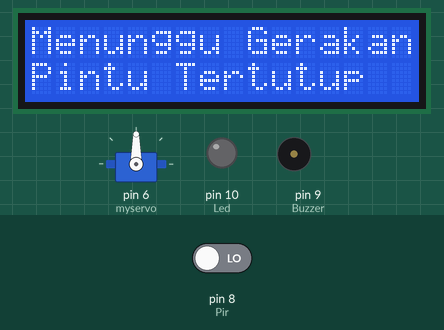
A sketch run on a simulated Arduino Uno, built with avr-gcc and run on an emulated ATmega328P. Shown: servo, 16×2 character LCD, output pins drawn as LEDs (lit = HIGH), buzzer (waves = sounding). The inputs (shaded band) are chosen by the test bench; at power-on: pin 8 (Pir) LOW. What the sketch prints to the serial monitor is not drawn.

Above: at 3.2 s.
3.3 s: pin 8 (Pir) driven HIGH
At 3.54 s:
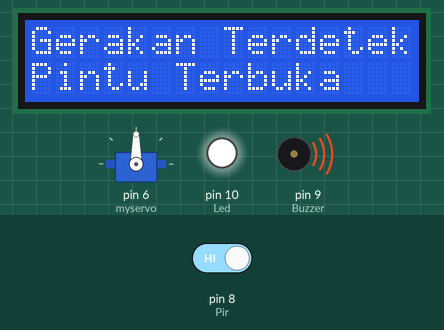
At 4.21 s:
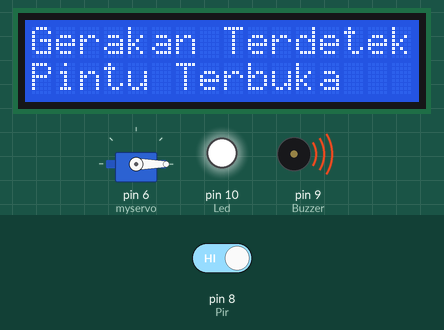
5.4 s: pin 8 (Pir) driven LOW
At 10.7 s:
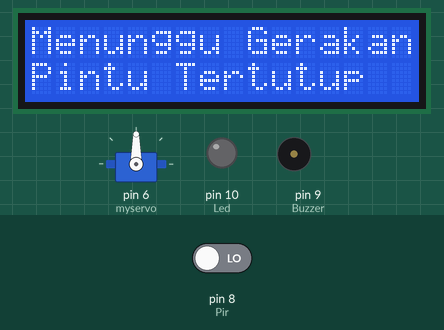
Timing chart, 0 to 12.2 s (numbered marks = the images above; inputs shaded):
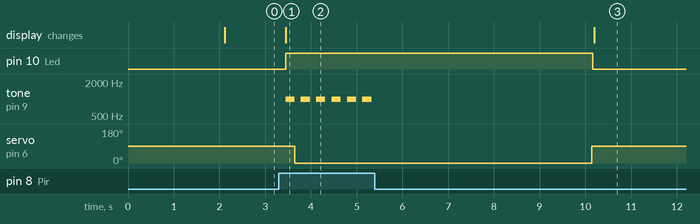

Measured:
- after the input at 3.3 s, pin 10 (Led): LOW → HIGH after 0.15 s; tone on pin 9 (Buzzer): alternates 1000 Hz for 0.20 s and silent for 0.14 s, starting after 0.15 s; servo on pin 6 (myservo): 90° → 0° after 0.35 s; the display: changes after 0.15 s (image 1)
- after the input at 5.4 s, pin 10 (Led): HIGH → LOW after 4.8 s; tone on pin 9 (Buzzer): stops changing and stays silent; servo on pin 6 (myservo): 0° → 90° after 4.7 s; the display: changes after 4.8 s (image 3)

The sketch:

sketch.ino
```cpp
#include <Servo.h>
#include <Wire.h>
#include <LiquidCrystal_I2C.h>

int Pir = 8;
int Buzzer = 9;
int Led = 10;

Servo myservo;
bool doorOpen = false;
unsigned long lastMovementTime = 0;
const unsigned long movementTimeout = 5000;

// Inisialisasi LCD (alamat 0x27 untuk I2C, 16 kolom, 2 baris)
LiquidCrystal_I2C lcd(0x27, 16, 2);

void setup() {
  Serial.begin(9600);
  myservo.attach(6);
  pinMode(Pir, INPUT);
  pinMode(Buzzer, OUTPUT);
  pinMode(Led, OUTPUT);

  myservo.write(90); // posisi awal netral
  digitalWrite(Buzzer, LOW);
  digitalWrite(Led, LOW);

  lcd.init();
  lcd.backlight();
  lcd.setCursor(0, 0);
  lcd.print("Smart Door Ready");
  delay(2000);
  lcd.clear();
}

void loop() {
  int statusPir = digitalRead(Pir);
  unsigned long now = millis();

  if (statusPir == HIGH) {
    lcd.setCursor(0, 0);
    lcd.print("Gerakan Terdeteksi ");
    lcd.setCursor(0, 1);
    lcd.print("Pintu Terbuka     ");
    Serial.println("Gerakan terdeteksi");

    digitalWrite(Led, HIGH);       // LED nyala
    tone(Buzzer, 1000);            // Buzzer bunyi (1000Hz)
    delay(200);                    // Bunyi selama 200ms
    noTone(Buzzer);                // Matikan buzzer

    lastMovementTime = now;

    if (!doorOpen) {
      myservo.write(0); // buka pintu
      doorOpen = true;
    }
  } else {
    if (doorOpen && (now - lastMovementTime >= movementTimeout)) {
      myservo.write(90); // tutup pintu
      lcd.setCursor(0, 0);
      lcd.print("Tidak Ada Gerakan");
      lcd.setCursor(0, 1);
      lcd.print("Pintu Tertutup   ");
      Serial.println("Pintu tertutup");

      digitalWrite(Led, LOW); // LED mati
      doorOpen = false;
    }

    if (!doorOpen) {
      lcd.setCursor(0, 0);
      lcd.print("Menunggu Gerakan ");
      lcd.setCursor(0, 1);
      lcd.print("Pintu Tertutup   ");
    }
  }

  delay(100);
}
```
